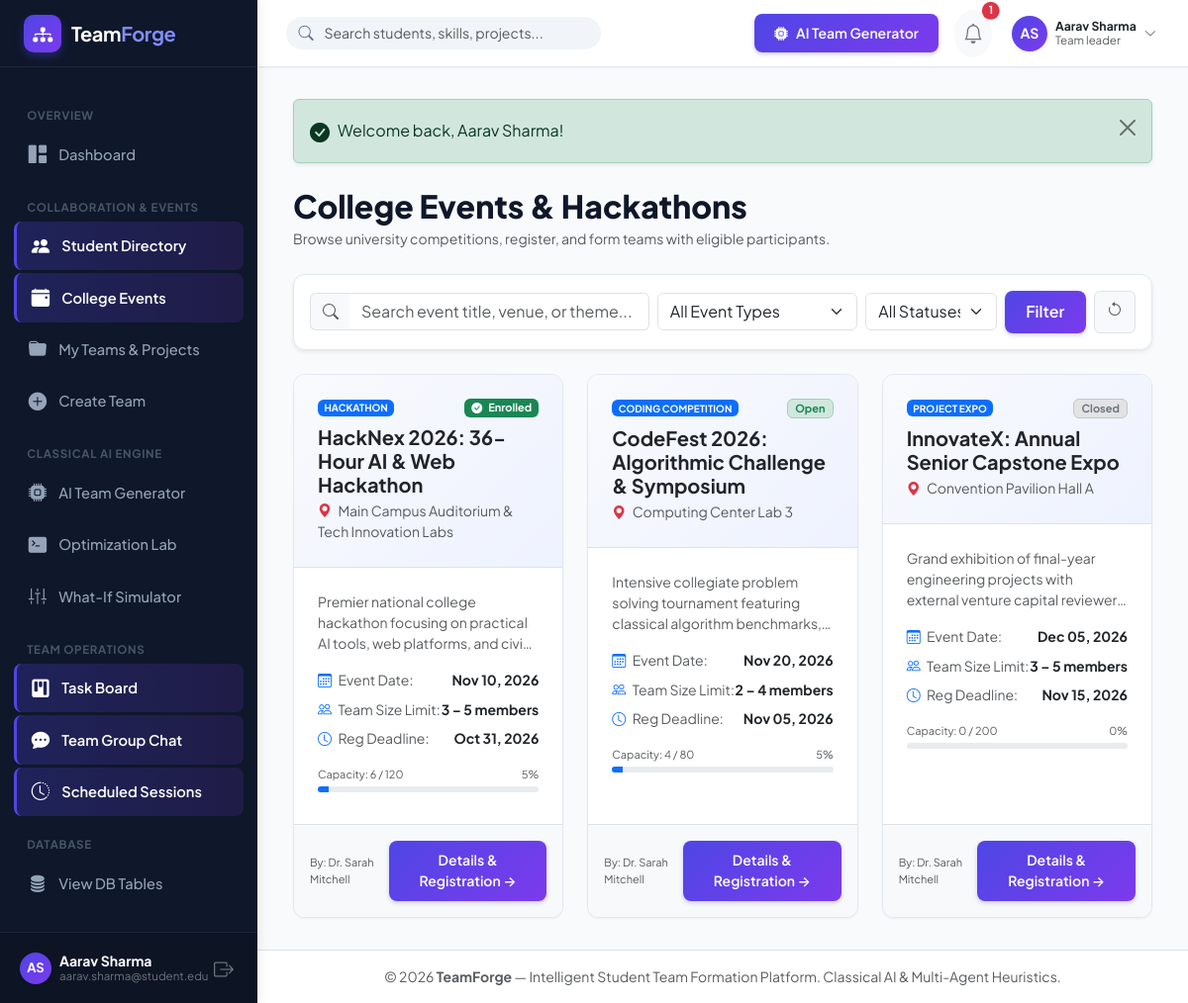
The page /events/index.php (signed in) on the database its author committed.
### tables this page shows
CREATE TABLE `users` (
  `id` INT UNSIGNED AUTO_INCREMENT PRIMARY KEY,
  `full_name` VARCHAR(120) NOT NULL,
  `email` VARCHAR(150) NOT NULL UNIQUE,
  `password_hash` VARCHAR(255) NOT NULL,
  `role` ENUM('student', 'team_leader', 'faculty_admin') NOT NULL DEFAULT 'student',
  `avatar_url` VARCHAR(255) DEFAULT NULL,
  `student_id_number` VARCHAR(50) DEFAULT NULL,
  `department` VARCHAR(100) DEFAULT 'Computer Science & Engineering',
  `degree` VARCHAR(50) DEFAULT 'B.Tech / B.E.',
  `academic_year` ENUM('1st Year', '2nd Year', '3rd Year', '4th Year', 'Postgraduate') DEFAULT '3rd Year',
  `availability_status` ENUM('available', 'busy', 'in_team') DEFAULT 'available',
  `preferred_team_size` TINYINT UNSIGNED DEFAULT 4,
  `bio` TEXT DEFAULT NULL,
  `portfolio_url` VARCHAR(255) DEFAULT NULL,
  `github_url` VARCHAR(255) DEFAULT NULL,
  `is_verified` TINYINT(1) DEFAULT 0,
  `created_at` TIMESTAMP DEFAULT CURRENT_TIMESTAMP,
  `updated_at` TIMESTAMP DEFAULT CURRENT_TIMESTAMP ON UPDATE CURRENT_TIMESTAMP,
  INDEX `idx_users_role` (`role`),
  INDEX `idx_users_dept_year` (`department`, `academic_year`),
  INDEX `idx_users_availability` (`availability_status`)
);

CREATE TABLE `events` (
  `id` INT UNSIGNED AUTO_INCREMENT PRIMARY KEY,
  `title` VARCHAR(200) NOT NULL,
  `description` TEXT NOT NULL,
  `organizer_id` INT UNSIGNED NOT NULL,
  `event_type` ENUM('hackathon', 'symposium', 'coding_competition', 'project_expo', 'workshop', 'innovation_challenge') NOT NULL,
  `venue` VARCHAR(150) NOT NULL,
  `event_date` DATE NOT NULL,
  `reg_start_date` DATE NOT NULL,
  `reg_end_date` DATE NOT NULL,
  `max_participants` INT UNSIGNED NOT NULL DEFAULT 100,
  `min_team_size` TINYINT UNSIGNED NOT NULL DEFAULT 2,
  `max_team_size` TINYINT UNSIGNED NOT NULL DEFAULT 5,
  `required_skills` VARCHAR(255) DEFAULT NULL,
  `eligibility_criteria` TEXT DEFAULT NULL,
  `team_formation_policy` ENUM('open', 'faculty_approval', 'strict_leader') DEFAULT 'open',
  `status` ENUM('upcoming', 'active', 'registration_closed', 'completed', 'suspended') DEFAULT 'active',
  `banner_url` VARCHAR(255) DEFAULT NULL,
  `created_at` TIMESTAMP DEFAULT CURRENT_TIMESTAMP,
  `updated_at` TIMESTAMP DEFAULT CURRENT_TIMESTAMP ON UPDATE CURRENT_TIMESTAMP,
  FOREIGN KEY (`organizer_id`) REFERENCES `users`(`id`) ON DELETE RESTRICT,
  INDEX `idx_events_status_date` (`status`, `event_date`)
);

### events/index.php (the view, shortened to what the rows shown need)
<?php
require_once __DIR__ . '/../includes/helpers.php';
require_once __DIR__ . '/../includes/auth.php';
$currentUser = currentUser();
$db = getDB();
$sql = "
    SELECT e.*, u.full_name as organizer_name,
           (SELECT COUNT(*) FROM event_registrations WHERE event_id = e.id AND status != 'cancelled') as current_participants,
           (SELECT status FROM event_registrations WHERE event_id = e.id AND user_id = ?) as user_registration_status
    FROM events e
    JOIN users u ON e.organizer_id = u.id
    WHERE 1=1
";
$params = [$currentUser['id']];
$sql .= " ORDER BY e.event_date ASC";
$stmt = $db->prepare($sql);
$stmt->execute($params);
$events = $stmt->fetchAll();
include __DIR__ . '/../includes/header.php';
?>
<div class="container-fluid px-0">
    <div class="d-flex flex-wrap align-items-center justify-content-between gap-3 mb-4">
        <div>
            <h2 class="fw-extrabold text-navy mb-1" style="font-weight: 800;">College Events & Hackathons</h2>
        </div>
    </div>
    <?php if (empty($events)): ?>
        <div class="card-tf p-5 text-center">
            <div class="empty-state">
                <div class="empty-state-icon"><i class="bi bi-calendar-x"></i></div>
                <div class="empty-state-title">No Events Found</div>
                <div class="empty-state-text">No college events match your current filter parameters. Try clearing the search query.</div>
                <a href="<?= BASE_URL ?>/events/index.php" class="btn btn-tf-outline btn-sm">Clear All Filters</a>
            </div>
        </div>
    <?php else: ?>
        <div class="row g-4">
            <?php foreach ($events as $event):
                $pct = min(100, round(($event['current_participants'] / max(1, $event['max_participants'])) * 100));
                $isRegOpen = ($event['status'] === 'active' && strtotime($event['reg_end_date']) >= strtotime(date('Y-m-d')));
            ?>
                <div class="col-lg-6 col-xl-4">
                    <div class="card-tf h-100 d-flex flex-column justify-content-between card-tf-interactive">
                        <div>
                            <div class="p-4 border-bottom" style="background: linear-gradient(135deg, #f8fafc 0%, #eef2ff 100%);">
                                <div class="d-flex align-items-center justify-content-between mb-2">
                                    <span class="badge bg-primary text-white text-uppercase" style="font-size:10px;">
                                        <?= e(str_replace('_', ' ', $event['event_type'])) ?>
                                    </span>
                                    <?php if ($event['user_registration_status']): ?>
                                        <span class="badge bg-success" style="font-size:11px;">
                                            <i class="bi bi-check-circle-fill me-1"></i> Enrolled
                                        </span>
                                    <?php elseif ($isRegOpen): ?>
                                        <span class="badge bg-success-subtle text-success border border-success-subtle" style="font-size:11px;">
                                            Open
                                        </span>
                                    <?php else: ?>
                                        <span class="badge bg-secondary-subtle text-secondary border border-secondary-subtle" style="font-size:11px;">
                                            Closed
                                        </span>
                                    <?php endif; ?>
                                </div>
                                <h5 class="fw-bold text-dark mb-1"><?= e($event['title']) ?></h5>
                                <div class="text-muted small">
                                    <i class="bi bi-geo-alt-fill text-danger me-1"></i> <?= e($event['venue']) ?>
                                </div>
                            </div>
                            <div class="p-4">
                                <p class="text-muted small mb-3" style="line-height:1.5; display: -webkit-box; -webkit-line-clamp: 3; -webkit-box-orient: vertical; overflow: hidden;">
                                    <?= e($event['description']) ?>
                                </p>
                                <div class="d-flex flex-column gap-2 mb-3 text-muted small">
                                    <div class="d-flex justify-content-between">
                                        <span><i class="bi bi-calendar3 me-1 text-primary"></i> Event Date:</span>
                                        <strong class="text-dark"><?= formatDate($event['event_date']) ?></strong>
                                    </div>
                                    <div class="d-flex justify-content-between">
                                        <span><i class="bi bi-people me-1 text-primary"></i> Team Size Limit:</span>
                                        <strong class="text-dark"><?= $event['min_team_size'] ?> &ndash; <?= $event['max_team_size'] ?> members</strong>
                                    </div>
                                    <div class="d-flex justify-content-between">
                                        <span><i class="bi bi-clock me-1 text-primary"></i> Reg Deadline:</span>
                                        <strong class="<?= strtotime($event['reg_end_date']) < time() ? 'text-danger' : 'text-dark' ?>">
                                            <?= formatDate($event['reg_end_date']) ?>
                                        </strong>
                                    </div>
                                </div>
                                <div class="mb-2">
                                    <div class="d-flex justify-content-between small text-muted mb-1" style="font-size:11px;">
                                        <span>Capacity: <?= (int)$event['current_participants'] ?> / <?= (int)$event['max_participants'] ?></span>
                                        <span><?= $pct ?>%</span>
                                    </div>
                                    <div class="progress" style="height: 6px;">
                                        <div class="progress-bar <?= $pct >= 90 ? 'bg-danger' : ($pct >= 70 ? 'bg-warning' : 'bg-primary') ?>" style="width: <?= $pct ?>%;"></div>
                                    </div>
                                </div>
                            </div>
                        </div>
                        <div class="p-3 bg-light border-top d-flex align-items-center justify-content-between">
                            <span class="text-muted small" style="font-size:11px;">
                                By: <?= e($event['organizer_name']) ?>
                            </span>
                            <a href="<?= BASE_URL ?>/events/view.php?id=<?= $event['id'] ?>" class="btn btn-sm btn-tf-primary">
                                Details & Registration &rarr;
                            </a>
                        </div>
                    </div>
                </div>
            <?php endforeach; ?>
        </div>
    <?php endif; ?>
</div>
<?php include __DIR__ . '/../includes/footer.php'; ?>

### includes/sidebar.php (shortened to what the rows shown need)
<?php
$currentUser = currentUser();
$currentScript = basename($_SERVER['PHP_SELF']);
$currentDir = basename(dirname($_SERVER['PHP_SELF']));
function isActiveLink(string $targetScript, ?string $targetDir = null): string {
    global $currentScript, $currentDir;
    if ($targetDir !== null && $currentDir === $targetDir && $currentScript === $targetScript) {
        return 'active';
    }
    return '';
}
?>
<aside class="app-sidebar">
    <div class="sidebar-header">
        <a href="<?= BASE_URL ?>/dashboard.php" class="sidebar-brand">
            <div class="brand-icon">
                <i class="bi bi-diagram-3-fill"></i>
            </div>
            <div>
                <span>Team<span style="color:#818cf8;">Forge</span></span>
            </div>
        </a>
    </div>
    <div class="sidebar-menu">
        <div class="menu-category">Overview</div>
        <a href="<?= BASE_URL ?>/dashboard.php" class="nav-link-custom <?= isActiveLink('dashboard.php') ?>">
            <i class="bi bi-grid-1x2-fill"></i>
            <span>Dashboard</span>
        </a>
        <div class="menu-category">Collaboration & Events</div>
        <a href="<?= BASE_URL ?>/students/index.php" class="nav-link-custom <?= isActiveLink('index.php', 'students') ?>">
            <i class="bi bi-people-fill"></i>
            <span>Student Directory</span>
        </a>
        <a href="<?= BASE_URL ?>/events/index.php" class="nav-link-custom <?= isActiveLink('index.php', 'events') ?>">
            <i class="bi bi-calendar-event-fill"></i>
            <span>College Events</span>
        </a>
        <a href="<?= BASE_URL ?>/teams/my_teams.php" class="nav-link-custom <?= isActiveLink('my_teams.php', 'teams') ?>">
            <i class="bi bi-folder-fill"></i>
            <span>My Teams & Projects</span>
        </a>
        <a href="<?= BASE_URL ?>/teams/create.php" class="nav-link-custom <?= isActiveLink('create.php', 'teams') ?>">
            <i class="bi bi-plus-circle-fill"></i>
            <span>Create Team</span>
        </a>
        <div class="menu-category">Classical AI Engine</div>
        <a href="<?= BASE_URL ?>/ai/generator.php" class="nav-link-custom <?= isActiveLink('generator.php', 'ai') ?>">
            <i class="bi bi-cpu-fill"></i>
            <span>AI Team Generator</span>
        </a>
        <a href="<?= BASE_URL ?>/ai/optimization_lab.php" class="nav-link-custom <?= isActiveLink('optimization_lab.php', 'ai') ?>">
            <i class="bi bi-terminal-fill"></i>
            <span>Optimization Lab</span>
        </a>
        <a href="<?= BASE_URL ?>/ai/simulator.php" class="nav-link-custom <?= isActiveLink('simulator.php', 'ai') ?>">
            <i class="bi bi-sliders2-vertical"></i>
            <span>What-If Simulator</span>
        </a>
        <div class="menu-category">Team Operations</div>
        <a href="<?= BASE_URL ?>/tasks/index.php" class="nav-link-custom <?= isActiveLink('index.php', 'tasks') ?>">
            <i class="bi bi-kanban-fill"></i>
            <span>Task Board</span>
        </a>
        <a href="<?= BASE_URL ?>/chat/index.php" class="nav-link-custom <?= isActiveLink('index.php', 'chat') ?>">
            <i class="bi bi-chat-dots-fill"></i>
            <span>Team Group Chat</span>
        </a>
        <a href="<?= BASE_URL ?>/sessions/index.php" class="nav-link-custom <?= isActiveLink('index.php', 'sessions') ?>">
            <i class="bi bi-clock-history"></i>
            <span>Scheduled Sessions</span>
        </a>
        <div class="menu-category">Database</div>
        <a href="<?= BASE_URL ?>/database/view_tables.php" target="_blank" class="nav-link-custom <?= isActiveLink('view_tables.php', 'database') ?>">
            <i class="bi bi-database-fill"></i>
            <span>View DB Tables</span>
        </a>
    </div>
    <div class="sidebar-footer">
        <div class="d-flex align-items-center justify-content-between">
            <div class="d-flex align-items-center gap-2 overflow-hidden">
                <?= getAvatar($currentUser, 32) ?>
                <div class="text-truncate" style="line-height:1.2;">
                    <div class="text-white small fw-bold text-truncate"><?= e($currentUser['full_name']) ?></div>
                    <div class="text-secondary text-truncate" style="font-size:0.72rem;"><?= e($currentUser['email']) ?></div>
                </div>
            </div>
            <a href="<?= BASE_URL ?>/logout.php" class="text-secondary hover-white p-1" title="Sign Out">
                <i class="bi bi-box-arrow-right fs-5"></i>
            </a>
        </div>
    </div>
</aside>

### includes/navbar.php (shortened to what the rows shown need)
<?php
$currentUser = currentUser();
$unreadCount = $currentUser ? getUnreadNotificationCount($currentUser['id']) : 0;
?>
<header class="app-topbar">
    <div class="d-flex align-items-center gap-3">
        <div class="topbar-search d-none d-md-block">
            <i class="bi bi-search search-icon"></i>
            <form action="<?= BASE_URL ?>/students/index.php" method="GET">
                <input type="text" name="q" class="form-control" placeholder="Search students, skills, projects...">
            </form>
        </div>
    </div>
    <div class="d-flex align-items-center gap-3">
        <a href="<?= BASE_URL ?>/ai/generator.php" class="btn btn-sm btn-tf-primary d-none d-sm-inline-flex align-items-center gap-2">
            <i class="bi bi-cpu-fill"></i>
            <span>AI Team Generator</span>
        </a>
        <div class="dropdown">
            <button class="btn btn-sm btn-light position-relative p-2 rounded-circle" type="button" data-bs-toggle="dropdown" aria-expanded="false" title="Notifications">
                <i class="bi bi-bell fs-5 text-secondary"></i>
                <?php if ($unreadCount > 0): ?>
                    <span class="position-absolute top-0 start-100 translate-middle badge rounded-pill bg-danger" style="font-size:0.68rem;">
                        <?= $unreadCount ?>
                    </span>
                <?php endif; ?>
            </button>
        </div>
        <div class="dropdown">
            <button class="btn btn-sm p-1 d-flex align-items-center gap-2 border-0 bg-transparent" type="button" data-bs-toggle="dropdown" aria-expanded="false">
                <?= getAvatar($currentUser, 36) ?>
                <div class="text-start d-none d-md-block" style="line-height: 1.2;">
                    <div class="fw-bold small text-dark"><?= e($currentUser['full_name']) ?></div>
                    <div class="text-muted" style="font-size: 0.72rem;"><?= ucfirst(str_replace('_', ' ', $currentUser['role'])) ?></div>
                </div>
                <i class="bi bi-chevron-down text-muted small d-none d-md-inline"></i>
            </button>
        </div>
    </div>
</header>

### rows shown on the page
users: full_name "Aarav Sharma", email "aarav.sharma@student.edu", role "Team leader"
events: event_type "HACKATHON", shows "Enrolled", title "HackNex 2026: 36-Hour AI & Web Hackathon", venue "Main Campus Auditorium & Tech Innovation Labs", description "Premier national college hackathon focusing on practical AI tools, web platforms, and…", event_date "Nov 10, 2026", min_team_size "3", max_team_size "5", reg_end_date "Oct 31, 2026", current_participants "6", max_participants "120", pct "5", organizer.full_name "Dr. Sarah Mitchell"
events: event_type "CODING COMPETITION", status "Open", title "CodeFest 2026: Algorithmic Challenge & Symposium", venue "Computing Center Lab 3", description "Intensive collegiate problem solving tournament featuring classical algorithm…", event_date "Nov 20, 2026", min_team_size "2", max_team_size "4", reg_end_date "Nov 05, 2026", current_participants "4", max_participants "80", pct "5", organizer.full_name "Dr. Sarah Mitchell"
events: event_type "PROJECT EXPO", status "Closed", title "InnovateX: Annual Senior Capstone Expo", venue "Convention Pavilion Hall A", description "Grand exhibition of final-year engineering projects with external venture capital…", event_date "Dec 05, 2026", min_team_size "3", max_team_size "5", reg_end_date "Nov 15, 2026", current_participants "0", max_participants "200", pct "0", organizer.full_name "Dr. Sarah Mitchell"

### other values the page prints
$initials "AS AS"
$unreadCount "1"
$f['message'] "Welcome back, Aarav Sharma!"
APP_NAME "TeamForge"
